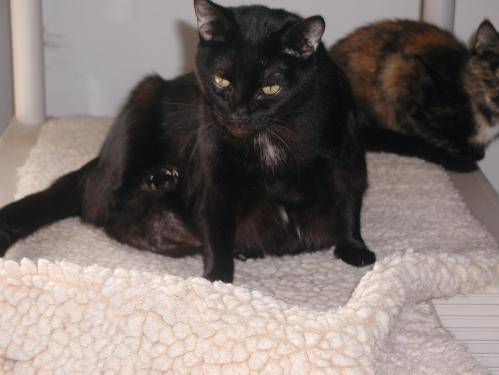
#> input picture small_dog_cat_dataset/train/cats/cat.10106.jpg, 499 x 375 px; its folder holds only this picture in this run
$ jupyter execute --allow-errors code.ipynb
#> lines starting #> are read from the running program, lines starting #| are printed output that depends on the picture
[cell 1]
import os
import cv2
import numpy as np
import matplotlib.pyplot as plt
from skimage.feature import hog
from sklearn.model_selection import train_test_split
from sklearn.linear_model import LogisticRegression
from sklearn.metrics import accuracy_score
from tqdm.contrib import itertools
from sklearn.preprocessing import LabelEncoder
import math

[cell 2]
train_dir = './small_dog_cat_dataset/train/'
test_dir = './small_dog_cat_dataset/test/'

[cell 3]
train_data = []
train_labels = []
test_data = []
test_labels = []

target_size = (64,64)

[cell 4]
def read_file(path,datas,labels):
#> called with path = './small_dog_cat_dataset/train/'
    for category in os.listdir(path):
     category_dir = os.path.join(path, category)
     for image_name in os.listdir(category_dir):
        image_path = os.path.join(category_dir, image_name)
        image = cv2.imread(image_path)
#> image is the input picture: shape (375, 499, 3); mean B, G, R 109.9, 114.1, 124.1
        image = cv2.resize(image, target_size)
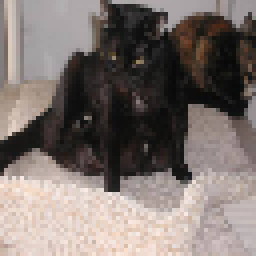
#> image: shape (64, 64, 3) (shown 4 times larger); mean B, G, R 109.9, 114.1, 124.1
        datas.append(image)
        labels.append(category)
#> pass 2 of the loop in read_file, `for category in os.listdir(path):`:
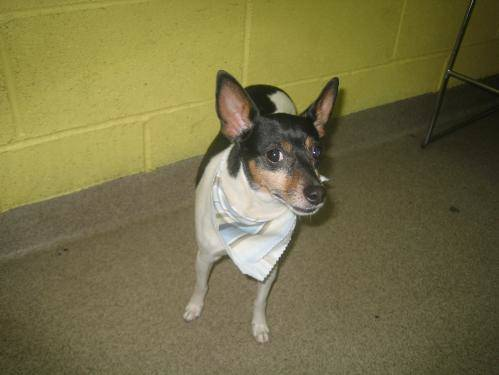
#> input picture small_dog_cat_dataset/train/dogs/dog.10002.jpg, 499 x 375 px
#> in read_file, image is the input picture: shape (375, 499, 3); mean B, G, R 70.6, 112.8, 119.3
#> in read_file, `image = cv2.resize(image, target_size)`:
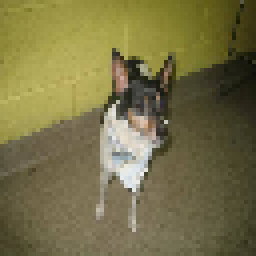
#> image: shape (64, 64, 3) (shown 4 times larger); mean B, G, R 70.6, 112.8, 119.3
    return np.array(datas), np.array(labels)

[cell 5]
read_file(train_dir,train_data,train_labels)
#> (the rest of this cell did not finish here and is left out)


[cell 6]
def colorspace(data):
   hsv_images = []
   for image in data:
        hsv = cv2.cvtColor(image, cv2.COLOR_RGB2HSV)
        hsv_images.append(hsv)
#> after the loop, hsv_images = 2 items
   return np.array(hsv_images)

[cell 7]
train_hsv_images = colorspace(train_data)
test_hsv_images = colorspace(test_data)
#> test_hsv_images = empty array

[cell 8]
train_labels = LabelEncoder().fit_transform(train_labels)

[cell 9]
test_labels = LabelEncoder().fit_transform(test_labels)

[cell 10]
def HOGhsvfearture(data):
    hog_hsv_features =[]
    for image in data:
        # hue = image[:,:,0]
        hog_features, hog_image = hog(image, visualize=True,
                                       block_norm='L2-Hys',
                                         pixels_per_cell=(16, 16),
                                           cells_per_block=(2, 2),
                                           channel_axis=-1)
        hog_hsv_features.append(hog_features)
#> this loop made 2 passes
#> after the loop, hog_hsv_features = 2 items
    return hog_hsv_features

[cell 11]
train_hsv_feature = HOGhsvfearture(train_hsv_images)
#> train_hsv_feature = 2 items
test_hsv_feature = HOGhsvfearture(test_hsv_images)
#> test_hsv_feature = []

[cell 12]
train_hsv_feature = np.array(train_hsv_feature)
test_hsv_feature = np.array(test_hsv_feature)
#> test_hsv_feature = empty array

[cell 13]
def logistic(x):
    """
    Computes the logistic function applied to an input scalar/array
    Args:
        x (scalar/ndarray): scalar or numpy array of any size
    Returns:
        y (scalar/ndarray): logistic function applied to x, has the same shape as x
    """
    y = 1 / (1 + np.exp(-x))
    return y

[cell 14]
def log_loss(y, y_dash):
    """
    Computes log loss for inputs true value (0 or 1) and predicted value (between 0 and 1)
    Args:
      y      (scalar): true value (0 or 1)
      y_dash (scalar): predicted value (probability of y being 1)
    Returns:
      loss (float): nonnegative loss corresponding to y and y_dash
    """
    loss = - (y * np.log(y_dash)) - ((1 - y) * np.log(1 - y_dash))
    return loss

[cell 15]
def cost_func_vec(y, y_dash):
    """
    Computes log loss for inputs true value (0 or 1) and predicted value (between 0 and 1)
    Args:
      y      (array_like, shape (m,)): array of true values (0 or 1)
      y_dash (array_like, shape (m,)): array of predicted values (probability of y being 1)
    Returns:
      cost (float): nonnegative cost corresponding to y and y_dash
    """
    assert len(y) == len(y_dash), "Length of true values and length of predicted values do not match"
    m = len(y)
    loss_vec = np.array([log_loss(y[i], y_dash[i]) for i in range(m)])
    cost = np.dot(loss_vec, np.ones(m)) / m
    return cost

[cell 16]
def cost_logreg_vec(X, y, w, b):
    """
    Computes the cost function, given data and model parameters
    Args:
      X (ndarray, shape (m,n))  : data on features, m observations with n features
      y (array_like, shape (m,)): array of true values of target (0 or 1)
      w (array_like, shape (n,)): weight parameters of the model
      b (float)                 : bias parameter of the model
    Returns:
      cost (float): nonnegative cost corresponding to y and y_dash
    """
    m, n = X.shape
    assert len(y) == m, "Number of feature observations and number of target observations do not match"
    assert len(w) == n, "Number of features and number of weight parameters do not match"
    z = np.matmul(X, w) + (b * np.ones(m))
    y_dash = logistic(z)
    cost = cost_func_vec(y, y_dash)
    return cost

[cell 17]
def grad_logreg_vec(X, y, w, b):
    """
    Computes gradients of the cost function with respect to model parameters
    Args:
      X (ndarray, shape (m,n))  : data on features, m observations with n features
      y (array_like, shape (m,)): array of true values of target (0 or 1)
      w (array_like, shape (n,)): weight parameters of the model
      b (float)                 : bias parameter of the model
    Returns:
      grad_w (array_like, shape (n,)): gradients of the cost function with respect to the weight parameters
      grad_b (float)                 : gradient of the cost function with respect to the bias parameter
    """
    m, n = X.shape
    assert len(y) == m, "Number of feature observations and number of target observations do not match"
    assert len(w) == n, "Number of features and number of weight parameters do not match"
    y_dash = logistic(np.matmul(X, w) + b * np.ones(m))
    grad_w = np.matmul(y_dash - y, X) / m
    grad_b = np.dot(y_dash - y, np.ones(m)) / m
    return grad_w, grad_b

[cell 18]
def cost_logreg_vec_reg(X, y, w, b, l):
    """
    Computes the cost function, given data and model parameters
    Args:
      X (ndarray, shape (m,n))  : data on features, m observations with n features
      y (array_like, shape (m,)): array of true values (0 or 1) of target
      w (array_like, shape (n,)): weight parameters of the model
      b (float)                 : bias parameter of the model
      l (float)                 : regularization parameter
    Returns:
      cost (float): nonnegative cost corresponding to y and y_dash
    """
    m, n = X.shape
    assert len(y) == m, "Number of feature observations and number of target observations do not match"
    assert len(w) == n, "Number of features and number of weight parameters do not match"
    cost = cost_logreg_vec(X, y, w, b)
    cost += (l / (2 * m)) * np.dot(w, w)
    return cost

[cell 19]
def grad_logreg_vec_reg(X, y, w, b, l):
    """
    Computes gradients of the cost function with respect to model parameters
    Args:
      X (ndarray, shape (m,n))  : data on features, m observations with n features
      y (array_like, shape (m,)): array of true values of target (0 or 1)
      w (array_like, shape (n,)): weight parameters of the model
      b (float)                 : bias parameter of the model
      l (float)                 : regularization parameter
    Returns:
      grad_w (array_like, shape (n,)): gradients of the cost function with respect to the weight parameters
      grad_b (float)                 : gradient of the cost function with respect to the bias parameter
    """
    m, n = X.shape
    assert len(y) == m, "Number of feature observations and number of target observations do not match"
    assert len(w) == n, "Number of features and number of weight parameters do not match"
    grad_w, grad_b = grad_logreg_vec(X, y, w, b)
    grad_w += (l / m) * w
    return grad_w, grad_b

[cell 20]
def create_mini_batches(X, y, batch_size):
  mini_batches = []
  n_minibatches = X.shape[0]
  i = 0
  for i in range(n_minibatches + 1):
    X_mini = X[i * batch_size:(i + 1)*batch_size, :]
    Y_mini = y[i * batch_size:(i + 1)*batch_size]
    if X_mini.shape[0] == 0:
      break
    mini_batches.append((X_mini, Y_mini))
  return mini_batches

[cell 21]
X_hsv_train, X_hsv_val, y_hsv_train, y_hsv_val, = train_test_split(train_hsv_feature,
                                                                    train_labels,
                                                                      test_size=0.1,
                                                                        random_state=50)
#> y_hsv_train = [0]; y_hsv_val = [1]

[cell 22]
def grad_desc_reg_with_mini_batch(X, y, w, b, l, alpha, n_iter, show_cost = True, show_params = False, batch_size=32):
    """
    Implements batch gradient descent algorithm to learn and update model parameters
    with prespecified number of interations and learning rate
    Args:
      X (ndarray, shape (m,n))  : data on features, m observations with n features
      y (array_like, shape (m,)): true values of target (0 or 1)
      w (array_like, shape (n,)): initial value of weight parameters
      b (scalar)                : initial value of bias parameter
      l (float)                 : regularization parameter
      alpha (float)             : learning rate
      n_iter (int)              : number of iterations
    Returns:
      w (array_like, shape (n,)): updated values of weight parameters
      b (scalar)                : updated value of bias parameter
    """
    m, n = X.shape
    assert len(y) == m, "Number of feature observations and number of target observations do not match"
    assert len(w) == n, "Number of features and number of weight parameters do not match"
    cost_history, params_history = [], []
    for i, j in itertools.product(range(n_iter), range(1)):
        mini_batches = create_mini_batches(X,y,batch_size)
        for mini_batch in mini_batches:
          X_mini, y_mini = mini_batch
          grad_w, grad_b = grad_logreg_vec_reg(X_mini, y_mini, w, b, l)
          w += - alpha * grad_w
          b += - alpha * grad_b
          cost =  cost_logreg_vec_reg(X_mini, y_mini, w, b, l)
          cost_history.append(cost)
          params_history.append([w, b])

        if show_cost == True and show_params == False and (i % math.ceil(n_iter / 10) == 0 or i == n_iter - 1):
            print(f"Iteration {i:6}:    Cost  {float(cost_history[i]):3.4f}")
        if show_cost == True and show_params == True and (i % math.ceil(n_iter / 10) == 0 or i == n_iter - 1):
            print(f"Iteration {i:6}:    Cost  {float(cost_history[i]):3.4f},    Params  {params_history[i]}")
    return w, b, cost_history, params_history

[cell 23]
def grad_desc_reg(X, y, w, b, l, alpha, n_iter, show_cost = True, show_params = False):
    """
    Implements batch gradient descent algorithm to learn and update model parameters
    with prespecified number of interations and learning rate
    Args:
      X (ndarray, shape (m,n))  : data on features, m observations with n features
      y (array_like, shape (m,)): true values of target (0 or 1)
      w (array_like, shape (n,)): initial value of weight parameters
      b (scalar)                : initial value of bias parameter
      l (float)                 : regularization parameter
      alpha (float)             : learning rate
      n_iter (int)              : number of iterations
    Returns:
      w (array_like, shape (n,)): updated values of weight parameters
      b (scalar)                : updated value of bias parameter
    """
    m, n = X.shape
    assert len(y) == m, "Number of feature observations and number of target observations do not match"
    assert len(w) == n, "Number of features and number of weight parameters do not match"
    cost_history, params_history = [], []
    for i, j in itertools.product(range(n_iter), range(1)):
        grad_w, grad_b = grad_logreg_vec_reg(X, y, w, b, l)
        w += - alpha * grad_w
        b += - alpha * grad_b
        cost =  cost_logreg_vec_reg(X, y, w, b, l)
        cost_history.append(cost)
        params_history.append([w, b])
        if show_cost == True and show_params == False and (i % math.ceil(n_iter / 10) == 0 or i == n_iter - 1):
            print(f"Iteration {i:6}:    Cost  {float(cost_history[i]):3.4f}")
        if show_cost == True and show_params == True and (i % math.ceil(n_iter / 10) == 0 or i == n_iter - 1):
            print(f"Iteration {i:6}:    Cost  {float(cost_history[i]):3.4f},    Params  {params_history[i]}")
    return w, b, cost_history, params_history

[cell 24]
# Initial values of the model parameters
# Initial values of the model parameters
def create_weight():
    w_init = np.zeros(train_hsv_feature.shape[1]).astype(float)
#> w_init = 324 values from 0 to 0
    b_init = -1.
    return w_init, b_init

[cell 25]
w_init, b_init = create_weight()
#> w_init = 324 values from 0 to 0; b_init = -1

[cell 26]
# Learning model parameters using gradient descent algorithm
w_out_reg, b_out_reg, cost_history_reg, params_history_reg = grad_desc_reg_with_mini_batch(X_hsv_train,
                                                                           y_hsv_train,
                                                                           w = w_init, # np.zeros(X_train.shape[1]),
                                                                           b = b_init, # 0,
                                                                           l = 1.,
                                                                           alpha = 0.1,
                                                                           n_iter = 4000)

[cell 27]
y_train_prob_reg = logistic(np.matmul(X_hsv_val, w_out_reg) + (b_out_reg * np.ones(X_hsv_val.shape[0])))

#> (a cell that did not finish here is left out)

#> (a cell that did not finish here is left out)

[cell 30]
def hypothesis(X, w, b):
    y_prob = logistic(np.matmul(X, w) + (b * np.ones(X.shape[0])))
    y_pred = (y_prob > 0.5).astype(int)
    return y_pred

[cell 31]
y_train_pred_reg =  (y_train_prob_reg > 0.5).astype(int)

[cell 32]
y_val_pred = hypothesis(X_hsv_val, w_out_reg, b_out_reg)

[cell 33]
from sklearn.metrics import accuracy_score

acc_pred = accuracy_score(y_hsv_val, y_val_pred)
print("Accuracy test:", acc_pred)
#| Accuracy test: 0.0

#> (a cell that did not finish here is left out)
